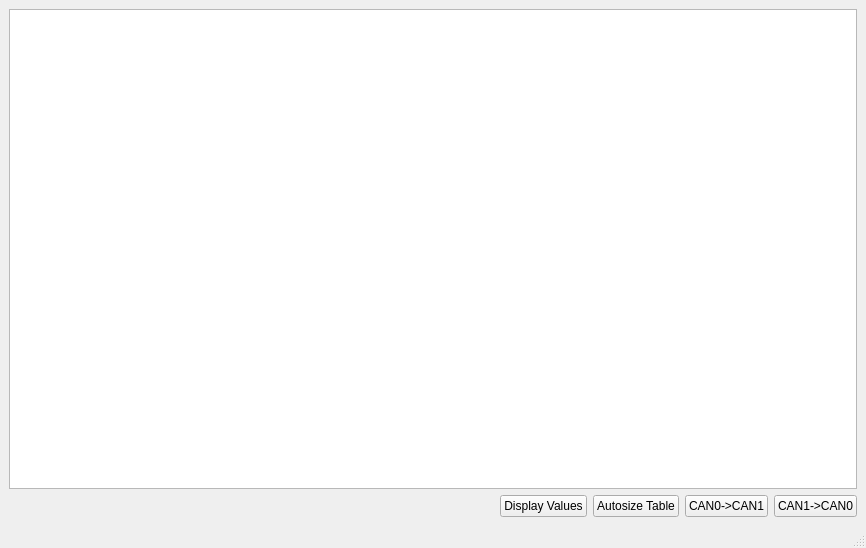
<?xml version="1.0" encoding="UTF-8"?>
<ui version="4.0">
 <class>MainWindow</class>
 <widget class="QMainWindow" name="MainWindow">
  <property name="geometry">
   <rect>
    <x>0</x>
    <y>0</y>
    <width>866</width>
    <height>548</height>
   </rect>
  </property>
  <property name="windowTitle">
   <string>CAN Logger</string>
  </property>
  <widget class="QWidget" name="centralwidget">
   <layout class="QGridLayout" name="gridLayout">
    <item row="1" column="0">
     <spacer name="horizontalSpacer">
      <property name="orientation">
       <enum>Qt::Horizontal</enum>
      </property>
      <property name="sizeHint" stdset="0">
       <size>
        <width>40</width>
        <height>20</height>
       </size>
      </property>
     </spacer>
    </item>
    <item row="1" column="1">
     <layout class="QHBoxLayout" name="horizontalLayout">
      <item>
       <widget class="QPushButton" name="pushButtonDisplay">
        <property name="text">
         <string>Display Values</string>
        </property>
       </widget>
      </item>
      <item>
       <widget class="QPushButton" name="pushButtonAutosize">
        <property name="text">
         <string>Autosize Table</string>
        </property>
       </widget>
      </item>
      <item>
       <widget class="QPushButton" name="pushButtonCan0ToCan1">
        <property name="text">
         <string>CAN0-&gt;CAN1</string>
        </property>
       </widget>
      </item>
      <item>
       <widget class="QPushButton" name="pushButtonCan1ToCan0">
        <property name="text">
         <string>CAN1-&gt;CAN0</string>
        </property>
       </widget>
      </item>
     </layout>
    </item>
    <item row="0" column="0" colspan="2">
     <widget class="QTableWidget" name="tableWidgetMessages"/>
    </item>
   </layout>
  </widget>
  <widget class="QMenuBar" name="menubar">
   <property name="geometry">
    <rect>
     <x>0</x>
     <y>0</y>
     <width>866</width>
     <height>26</height>
    </rect>
   </property>
  </widget>
  <widget class="QStatusBar" name="statusbar"/>
  <action name="actionManufacturer">
   <property name="text">
    <string>Hersteller</string>
   </property>
  </action>
 </widget>
 <resources/>
 <connections/>
</ui>
